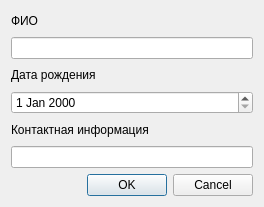
<?xml version="1.0" encoding="UTF-8"?>
<ui version="4.0">
 <class>client_info</class>
 <widget class="QDialog" name="client_info">
  <property name="geometry">
   <rect>
    <x>0</x>
    <y>0</y>
    <width>264</width>
    <height>205</height>
   </rect>
  </property>
  <property name="windowTitle">
   <string>Добавление клиента</string>
  </property>
  <layout class="QVBoxLayout" name="verticalLayout">
   <item>
    <layout class="QHBoxLayout" name="horizontalLayout_3">
     <item>
      <widget class="QLabel" name="label">
       <property name="text">
        <string>ФИО</string>
       </property>
      </widget>
     </item>
     <item>
      <spacer name="horizontalSpacer_3">
       <property name="orientation">
        <enum>Qt::Horizontal</enum>
       </property>
       <property name="sizeHint" stdset="0">
        <size>
         <width>40</width>
         <height>20</height>
        </size>
       </property>
      </spacer>
     </item>
    </layout>
   </item>
   <item>
    <widget class="QLineEdit" name="name_lineEdit"/>
   </item>
   <item>
    <layout class="QHBoxLayout" name="horizontalLayout">
     <item>
      <widget class="QLabel" name="label_2">
       <property name="text">
        <string>Дата рождения</string>
       </property>
      </widget>
     </item>
     <item>
      <spacer name="horizontalSpacer">
       <property name="orientation">
        <enum>Qt::Horizontal</enum>
       </property>
       <property name="sizeHint" stdset="0">
        <size>
         <width>40</width>
         <height>20</height>
        </size>
       </property>
      </spacer>
     </item>
    </layout>
   </item>
   <item>
    <widget class="QDateEdit" name="dateEdit"/>
   </item>
   <item>
    <layout class="QHBoxLayout" name="horizontalLayout_5">
     <item>
      <widget class="QLabel" name="label_3">
       <property name="text">
        <string>Контактная информация</string>
       </property>
      </widget>
     </item>
     <item>
      <spacer name="horizontalSpacer_5">
       <property name="orientation">
        <enum>Qt::Horizontal</enum>
       </property>
       <property name="sizeHint" stdset="0">
        <size>
         <width>40</width>
         <height>20</height>
        </size>
       </property>
      </spacer>
     </item>
    </layout>
   </item>
   <item>
    <widget class="QLineEdit" name="phone_lineEdit"/>
   </item>
   <item>
    <layout class="QHBoxLayout" name="horizontalLayout_4">
     <item>
      <spacer name="horizontalSpacer_4">
       <property name="orientation">
        <enum>Qt::Horizontal</enum>
       </property>
       <property name="sizeHint" stdset="0">
        <size>
         <width>40</width>
         <height>20</height>
        </size>
       </property>
      </spacer>
     </item>
     <item>
      <widget class="QDialogButtonBox" name="buttonBox">
       <property name="orientation">
        <enum>Qt::Horizontal</enum>
       </property>
       <property name="standardButtons">
        <set>QDialogButtonBox::Cancel|QDialogButtonBox::Ok</set>
       </property>
      </widget>
     </item>
    </layout>
   </item>
  </layout>
 </widget>
 <resources/>
 <connections>
  <connection>
   <sender>buttonBox</sender>
   <signal>accepted()</signal>
   <receiver>client_info</receiver>
   <slot>accept()</slot>
   <hints>
    <hint type="sourcelabel">
     <x>248</x>
     <y>254</y>
    </hint>
    <hint type="destinationlabel">
     <x>157</x>
     <y>274</y>
    </hint>
   </hints>
  </connection>
  <connection>
   <sender>buttonBox</sender>
   <signal>rejected()</signal>
   <receiver>client_info</receiver>
   <slot>reject()</slot>
   <hints>
    <hint type="sourcelabel">
     <x>316</x>
     <y>260</y>
    </hint>
    <hint type="destinationlabel">
     <x>286</x>
     <y>274</y>
    </hint>
   </hints>
  </connection>
 </connections>
</ui>
